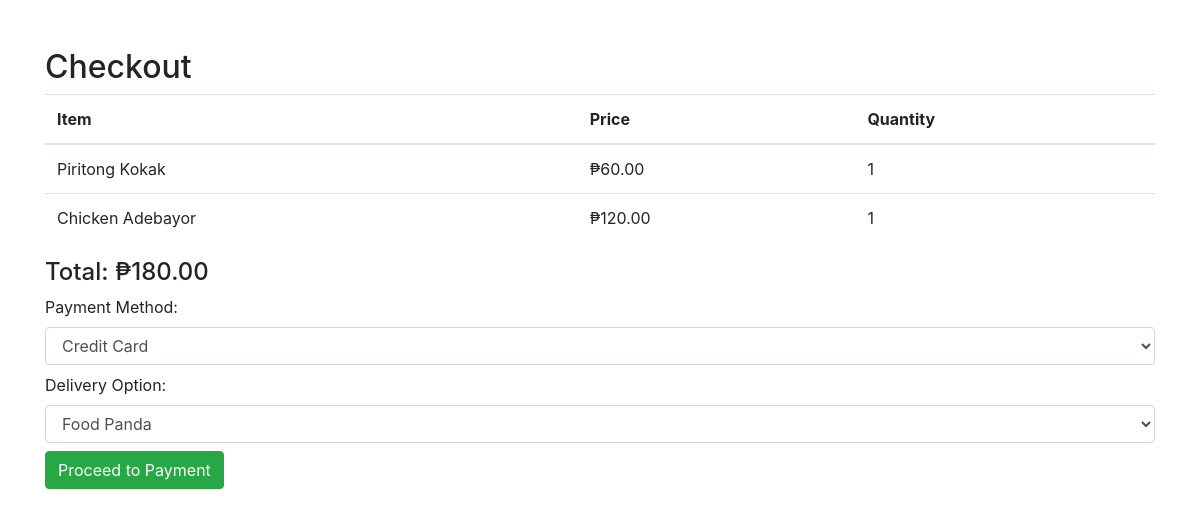
Screenshot of /OOPL-DBMS_MIDTERM/checkout.php (signed in) with the database file from the repository.
### tables this page shows
CREATE TABLE `cart` (
  `cart_id` int(11) NOT NULL,
  `user_id` int(11) NOT NULL,
  `item_id` int(11) NOT NULL,
  `quantity` int(11) DEFAULT 1
);

CREATE TABLE `menuitems` (
  `item_id` int(11) NOT NULL,
  `name` varchar(100) NOT NULL,
  `price` decimal(10,2) NOT NULL
);

### OOPL-DBMS_MIDTERM/checkout.php (the view, shortened to what this page needs)
<?php
include('db_connection.php');
$user_id = $_SESSION['user_id'];
$result = $conn->query("SELECT MenuItems.name, MenuItems.price, Cart.quantity
                        FROM Cart JOIN MenuItems ON Cart.item_id = MenuItems.item_id
                        WHERE Cart.user_id = $user_id");
$total_price = 0;
?>
<!DOCTYPE html>
<html lang="en">
<head>
    <link rel="stylesheet" href="https://stackpath.bootstrapcdn.com/bootstrap/4.5.2/css/bootstrap.min.css">
</head>
<body>
    <div class="container mt-5">
        <h2>Checkout</h2>
        <table class="table">
            <thead>
                <tr>
                    <th>Item</th>
                    <th>Price</th>
                    <th>Quantity</th>
                </tr>
            </thead>
            <tbody>
                <?php while ($row = $result->fetch_assoc()): ?>
                    <tr>
                        <td><?php echo $row['name']; ?></td>
                        <td>₱<?php echo number_format($row['price'], 2); ?></td>
                        <td><?php echo $row['quantity']; ?></td>
                    </tr>
                    <?php $total_price += $row['price'] * $row['quantity']; ?>
                <?php endwhile; ?>
            </tbody>
        </table>
        <h4>Total: ₱<?php echo number_format($total_price, 2); ?></h4>
        <form action="process_payment.php" method="POST">
            <label for="payment_method">Payment Method:</label>
            <select name="payment_method" class="form-control">
                <option value="CreditCard">Credit Card</option>
            </select>
            <label for="delivery_option" class="mt-2">Delivery Option:</label>
            <select name="delivery_option" class="form-control">
                <option value="Food Panda">Food Panda</option>
            </select>
            <button type="submit" class="btn btn-success mt-2">Proceed to Payment</button>
        </form>
    </div>
</body>
</html>

### rows the page displays
cart: item.name "Piritong Kokak", item.price "60.00", quantity "1"
cart: item.name "Chicken Adebayor", item.price "120.00", quantity "1"

### other values shown
$total_price "180.00"
